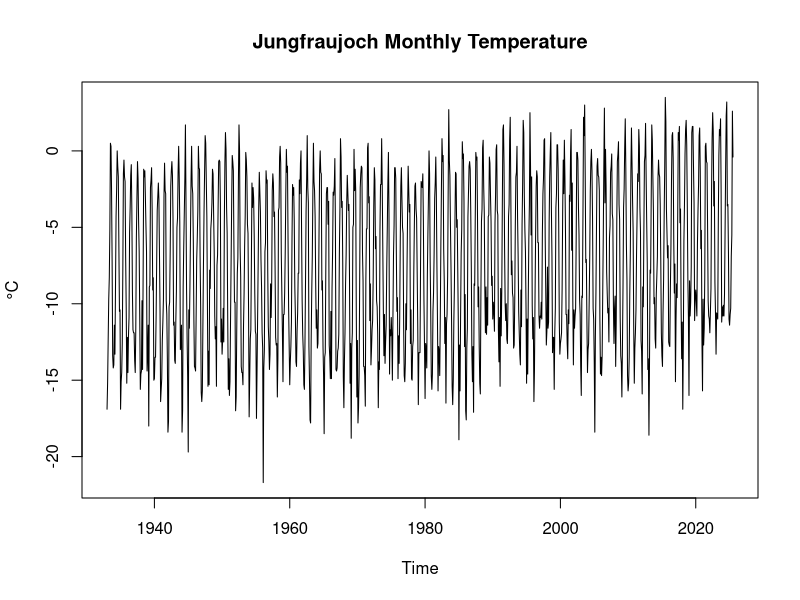
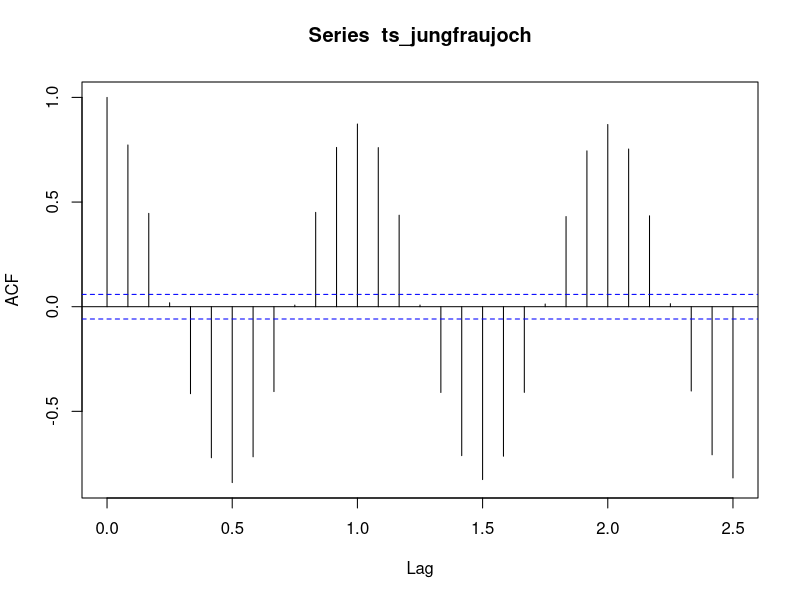
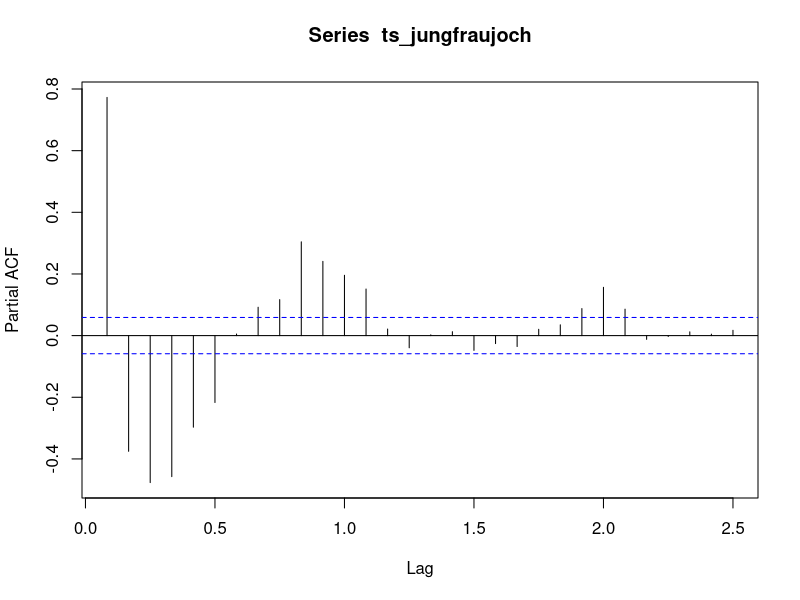
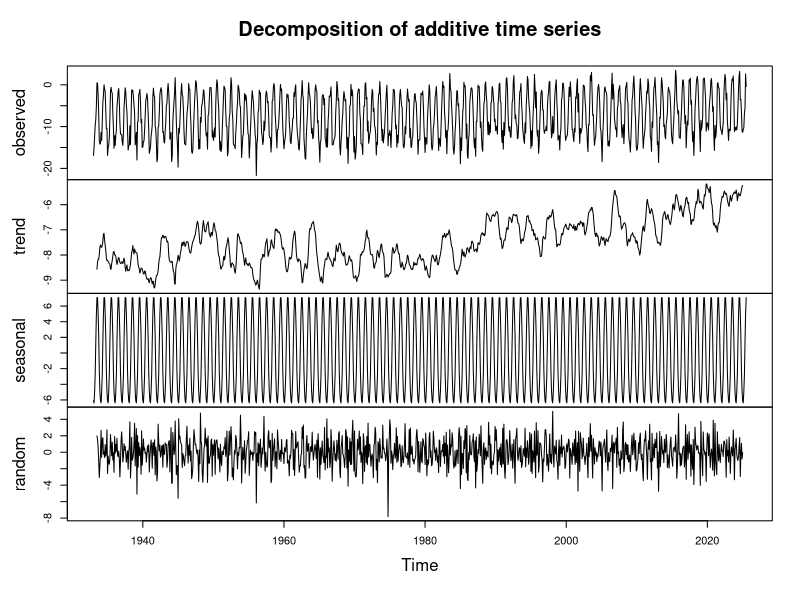
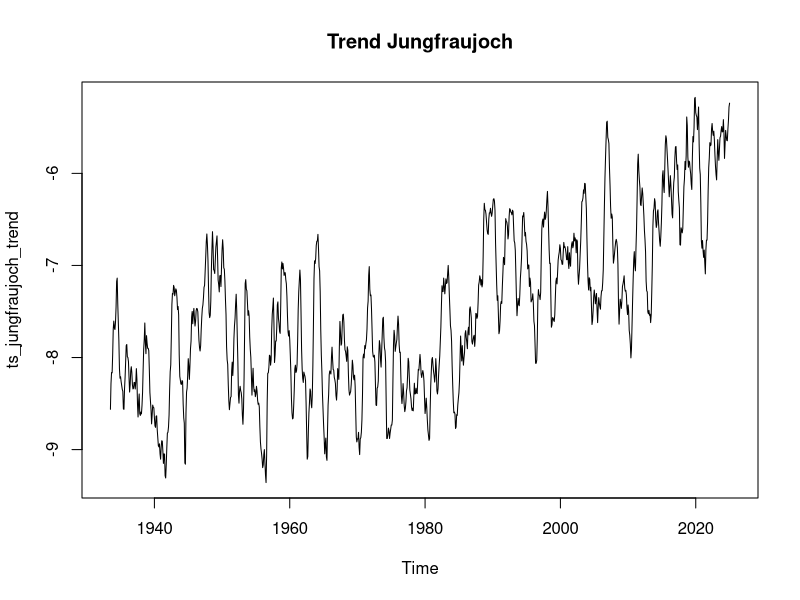
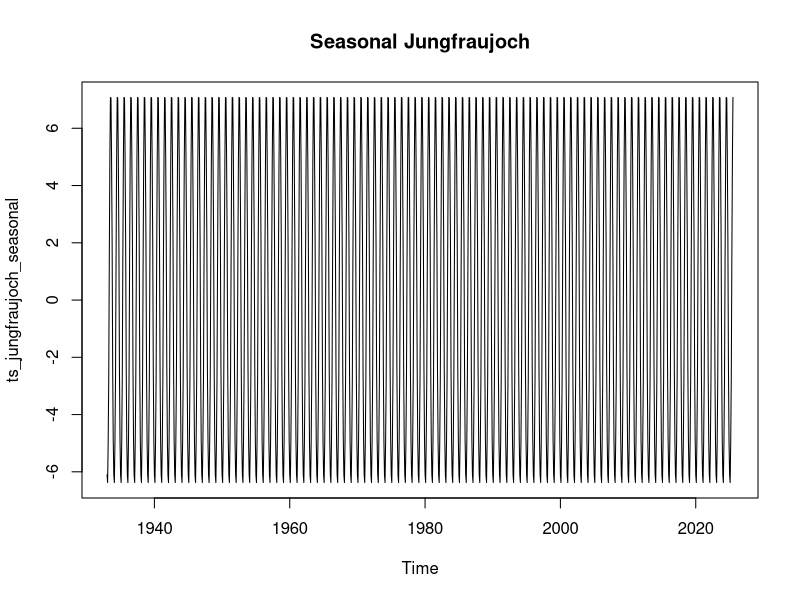
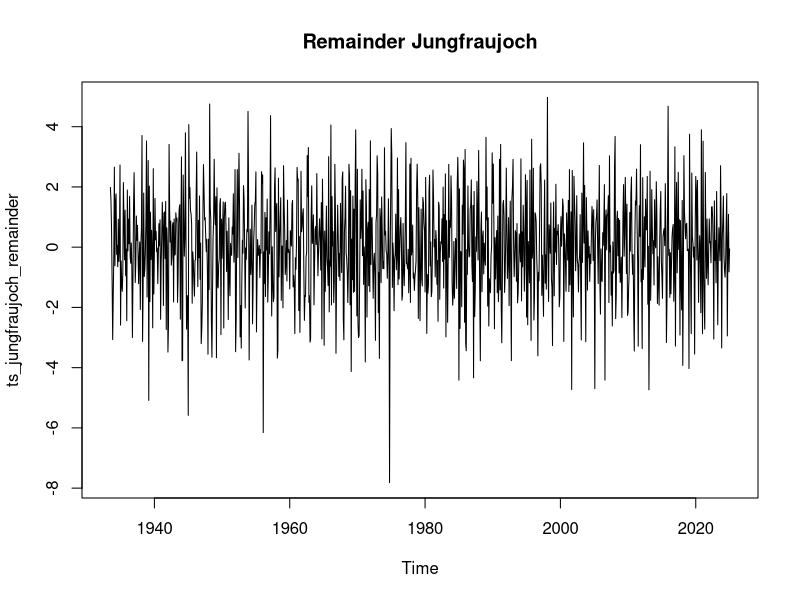
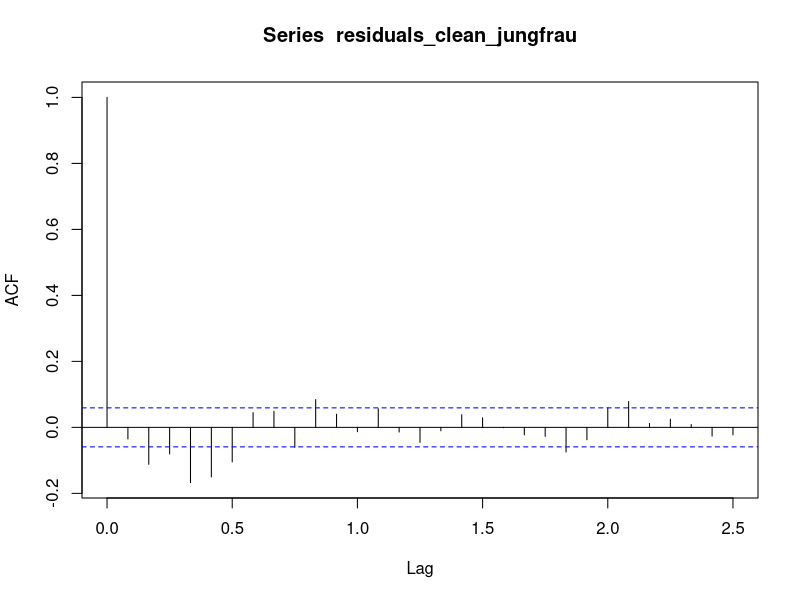

R code for these plots, in order: (Note: this script raises an error after producing the figures.)
## ---- chunk 1
#Loading needed packages
library(readr)
library(dplyr)
library(lubridate)
library(tseries)
library(zoo)
library(forecast)
## ---- chunk 2
# Reading in datasets
#df_data <- read.csv("xxxxx.csv")

# load Jungfraujoch data
df_jungfraujoch <- read.delim("../data/raw/weather_monthly_jungfraujoch.csv", header=TRUE, sep = ";")
head(df_jungfraujoch)
str(df_jungfraujoch)
## ---- chunk 3
# convert timestamp to datetime
df_jungfraujoch <- df_jungfraujoch %>%
  mutate(reference_timestamp = dmy_hm(reference_timestamp))
str(df_jungfraujoch)
# only keep the columns needed for further analysis
df_jungfraujoch_reduced <- df_jungfraujoch %>% 
  select(station_abbr, reference_timestamp, ths200m0)
# rename the columns
colnames(df_jungfraujoch_reduced) <- c('station_abbr', 'reference_timestamp', 'temp_mean_C')
# check for NAs
colSums(is.na(df_jungfraujoch_reduced)) # no NAs
# create a timeseries object
ts_jungfraujoch <- ts(df_jungfraujoch_reduced$temp_mean_C,
                      start = c(1933, 1),
                      end = c(1933 + (nrow(df_jungfraujoch_reduced)-1) %/% 12,
                              (nrow(df_jungfraujoch_reduced)-1) %% 12 + 1),
                      frequency = 12)
str(ts_jungfraujoch)
## ---- chunk 4
#code
## ---- chunk 5
# summary statistics
summary(ts_jungfraujoch)
# plot
plot(ts_jungfraujoch, main="Jungfraujoch Monthly Temperature", ylab="°C")
# check acf and pacf
# acf and pacf
acf(ts_jungfraujoch) # acf indicates seasonality
pacf(ts_jungfraujoch) # damped sinusoid
## ---- chunk 6
# decomposition
ts_jungfraujoch_comp = decompose(ts_jungfraujoch)
plot(ts_jungfraujoch_comp)
# check stationarity with adf
adf.test(ts_jungfraujoch, alternative = "stationary") # p = .01 indicates stationarity
# save components
ts_jungfraujoch_trend <- ts_jungfraujoch_comp$trend
ts_jungfraujoch_seasonal <- ts_jungfraujoch_comp$seasonal
ts_jungfraujoch_remainder <- ts_jungfraujoch_comp$random
# plot trend
plot(ts_jungfraujoch_trend, main="Trend Jungfraujoch")
# plot seasonality
plot(ts_jungfraujoch_seasonal, main="Seasonal Jungfraujoch")
# plot remainder
plot(ts_jungfraujoch_remainder, main="Remainder Jungfraujoch")
# acf and pacf of residuals
residuals_clean_jungfrau <- na.omit(ts_jungfraujoch_remainder)
acf(residuals_clean_jungfrau) # fast decay
pacf(residuals_clean_jungfrau) # strong negative lags - mean reverting behavior?, cyclicity
## ---- chunk 7
# decomposition with stl
ts_jungfraujoch_stl <- stl(ts_jungfraujoch, s.window = "periodic") # assumes strong, stable seasonality
plot(ts_jungfraujoch_stl, main = "s.window periodic")
ts_jungfraujoch_stl_13 <- stl(ts_jungfraujoch, s.window = 13) # 1 year smooth
plot(ts_jungfraujoch_stl_13, main = "s.window = 13")
ts_jungfraujoch_stl_25 <- stl(ts_jungfraujoch, s.window = 25) # 2 year smooth
plot(ts_jungfraujoch_stl_25, main = "s.window = 25")
ts_jungfraujoch_stl_37 <- stl(ts_jungfraujoch, s.window = 37) # 3 year smooth
plot(ts_jungfraujoch_stl_37, main = "s.window = 37")
ts_jungfraujoch_stl_37_121 <- stl(ts_jungfraujoch, s.window = 37, t.window=121) # 3 year smooth
plot(ts_jungfraujoch_stl_37_121, main = "s.window = 37, t.window=121")
ts_jungfraujoch_stl_49 <- stl(ts_jungfraujoch, s.window = 49)
plot(ts_jungfraujoch_stl_49)

remainder_periodic <- ts_jungfraujoch_stl$time.series[, "remainder"]
acf(remainder_periodic, main = "ACF of STL remainder, periodic")
pacf(remainder_periodic, main = "PACF of STL remainder, periodic")

remainder_13 <- ts_jungfraujoch_stl_13$time.series[, "remainder"]
acf(remainder_13, main = "ACF of STL remainder, s.window = 13")
pacf(remainder_13, main = "PACF of STL remainder, s.window = 13")

remainder_25 <- ts_jungfraujoch_stl_25$time.series[, "remainder"]
acf(remainder_25, main="ACF of STL remainder, s.window = 25")
pacf(remainder_25, main = "PACF of STL remainder, s.window = 25")

remainder_37 <- ts_jungfraujoch_stl_37$time.series[, "remainder"]
acf(remainder_37, main = "ACF of STL remainder, s.window = 37") # ACF lags 2 and 5 persist
pacf(remainder_37, main = "PACF of STL remainder, s.window = 37")

remainder_37_121 <- ts_jungfraujoch_stl_37_121$time.series[, "remainder"]
acf(remainder_37_121)
pacf(remainder_37_121) # no change compared to without t.window, lags 9,12 and 22 are negative, maybe some seasonality left?

remainder_49 <- ts_jungfraujoch_stl_49$time.series[, "remainder"]
acf(remainder_49, main="ACF of STL remainder, s.window=49") # no change compared to 37 window
pacf(remainder_49, main="PACF of STL remainder, s.window=49")
## ---- chunk 8
# Extract components
components <- ts_jungfraujoch_stl_37_121$time.series

# Create a time index (Date or Year-Month depending on your ts object)
dates <- time(ts_jungfraujoch)

# Build a data frame
df_jungfraujoch_processed <- data.frame(
  date       = dates,
  observed   = as.numeric(ts_jungfraujoch),
  trend      = as.numeric(components[, "trend"]),
  seasonal   = as.numeric(components[, "seasonal"]),
  remainder  = as.numeric(components[, "remainder"])
)

head(df_jungfraujoch_processed)
str(df_jungfraujoch_processed)

# create processed data file
write.csv(df_jungfraujoch_processed, "../data/processed/jungfraujoch_temperature.csv", row.names = FALSE)
# RDS
saveRDS(df_jungfraujoch_processed, "../data/processed/jungfraujoch_temperature.rds")
## ---- chunk 9
#code
## ---- chunk 10
#code
## ---- chunk 11

